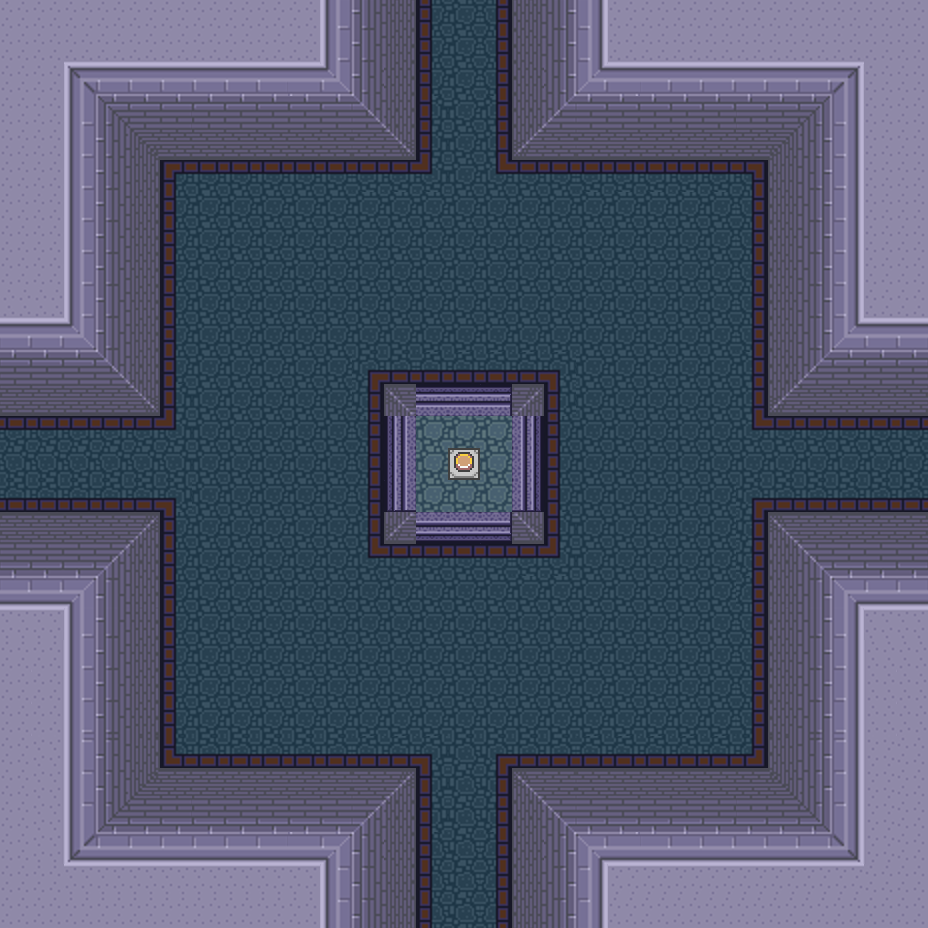

Rendered tile map (Tiled .tmx) drawn with the repository's tilesets; below, a short description and the map source with its tile grids summarised:
An orthogonal 29x29 tile map with 32x32 px tiles, 2 tile layers (base, walls) and 7 objects (4x func_wall, trigger_button, multi_manager, info_player_start).

<map version="1.0" orientation="orthogonal" width="29" height="29" tilewidth="32" tileheight="32">
 <tileset firstgid="1" name="lttp_castlebasement1" tilewidth="32" tileheight="32">
  <image source="lttp_castlebasement1.png" trans="000000" width="2368" height="2012" />
  <tile id="1">
   <properties>
    <property name="frame" value="0" />
    <property name="name" value="button" />
   </properties>
  </tile>
 </tileset>
 <layer name="base" width="29" height="29">
  <data>[841 cells, 841 non-empty, 66 distinct tile ids]</data>
 </layer>
 <layer name="walls" width="29" height="29" opacity="0.22">
  <data>[841 cells, 424 non-empty, 1 distinct tile ids]</data>
 </layer>
 <objectgroup name="objects" width="29" height="29">
  <object name="wall1" type="func_wall" x="768" y="288" width="160" height="352">
   <properties>
    <property name="closed_img" value="doors/right_closed.png" />
    <property name="open_img" value="doors/right_open.png" />
   </properties>
  </object>
  <object name="button" type="trigger_button" x="448" y="448" width="32" height="32">
   <properties>
    <property name="down_img" value="button_down.png" />
    <property name="sound" value="button.wav" />
    <property name="target" value="multi_doors" />
    <property name="up_img" value="button_up.png" />
   </properties>
  </object>
  <object name="multi_doors" type="multi_manager" x="432" y="320" width="64" height="32">
   <properties>
    <property name="target0" value="wall0" />
    <property name="target1" value="wall1" />
    <property name="target2" value="wall2" />
    <property name="target3" value="wall3" />
   </properties>
  </object>
  <object name="start" type="info_player_start" x="448" y="640" width="32" height="32" />
  <object name="wall0" type="func_wall" x="288" y="0" width="352" height="160">
   <properties>
    <property name="closed_img" value="doors/top_closed.png" />
    <property name="open_img" value="doors/top_open.png" />
   </properties>
  </object>
  <object name="wall3" type="func_wall" x="0" y="288" width="160" height="352">
   <properties>
    <property name="closed_img" value="doors/left_closed.png" />
    <property name="open_img" value="doors/left_open.png" />
   </properties>
  </object>
  <object name="wall2" type="func_wall" x="288" y="768" width="352" height="160">
   <properties>
    <property name="closed_img" value="doors/bottom_closed.png" />
    <property name="open_img" value="doors/bottom_open.png" />
   </properties>
  </object>
 </objectgroup>
</map>
